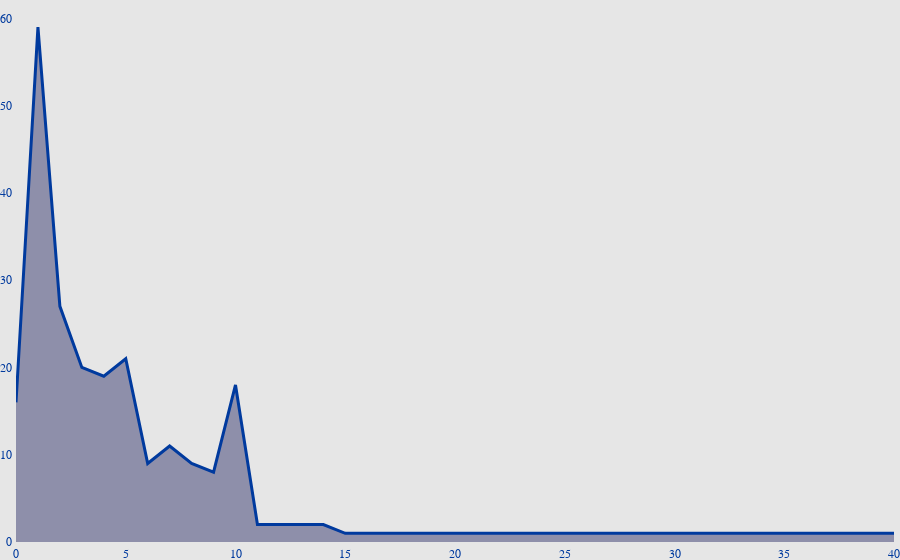

The notebook cell this image was saved under:
### Code cell
companyYears_crt = px.line(years_company,x='YearsAtCompany',y='EmpID')

companyYears_crt.update_layout(
    margin=dict(l=0, r=0, t=0, b=0),
    plot_bgcolor = '#E6E6E6',
    paper_bgcolor = '#E6E6E6',
    font=dict(
        family='Arial, sans-serif',
        color='#003A9E'
    ),
)

companyYears_crt.update_traces(
    fill='tozeroy', 
    fillcolor='#8E8FAA',
    textfont=dict(
        family='Arial, sans-serif',
        size=12,
        color='white'  # Set text color
    ),
    line=dict(
        width=3, 
        color='#003A9E'
        )
)
companyYears_crt.update_xaxes(
    linecolor='#E6E6E6',  # Set x-axis line color
    linewidth=2,  
    showgrid=False,
    title=None
)

companyYears_crt.update_yaxes(
    showgrid=False,
    linecolor='#E6E6E6',  # Set x-axis line color
    linewidth=2,  
    title=None
)

### Figure 1 — Plotly figure (JSON) as saved in the notebook; plotly's stock layout.template omitted (floating-point values rounded to 4 significant figures)
{"data": [{"fill": "tozeroy", "fillcolor": "#8E8FAA", "hovertemplate": "YearsAtCompany=%{x}<br>EmpID=%{y}<extra></extra>", "legendgroup": "", "line": {"color": "#003A9E", "dash": "solid", "width": 3}, "marker": {"symbol": "circle"}, "mode": "lines", "name": "", "orientation": "v", "showlegend": false, "textfont": {"color": "white", "family": "Arial, sans-serif", "size": 12}, "type": "scatter", "x": [0, 1, 2, 3, 4, 5, 6, 7, 8, 9, 10, 11, 13, 14, 15, 16, 17, 18, 19, 20, 21, 22, 23, 24, 31, 32, 33, 40], "xaxis": "x", "y": [16, 59, 27, 20, 19, 21, 9, 11, 9, 8, 18, 2, 2, 2, 1, 1, 1, 1, 1, 1, 1, 1, 1, 1, 1, 1, 1, 1], "yaxis": "y"}], "layout": {"font": {"color": "#003A9E", "family": "Arial, sans-serif"}, "legend": {"tracegroupgap": 0}, "margin": {"b": 0, "l": 0, "r": 0, "t": 0}, "paper_bgcolor": "#E6E6E6", "plot_bgcolor": "#E6E6E6", "xaxis": {"anchor": "y", "domain": [0, 1], "linecolor": "#E6E6E6", "linewidth": 2, "showgrid": false, "title": {}}, "yaxis": {"anchor": "x", "domain": [0, 1], "linecolor": "#E6E6E6", "linewidth": 2, "showgrid": false, "title": {}}}}
